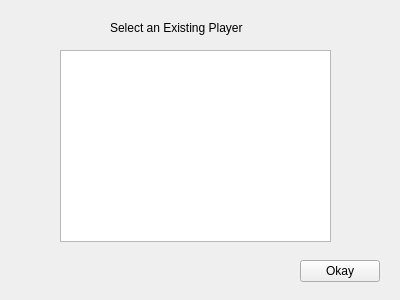
<?xml version="1.0" encoding="UTF-8"?>
<ui version="4.0">
 <class>Widget</class>
 <widget class="QWidget" name="Widget">
  <property name="geometry">
   <rect>
    <x>0</x>
    <y>0</y>
    <width>400</width>
    <height>300</height>
   </rect>
  </property>
  <property name="windowTitle">
   <string>Widget</string>
  </property>
  <widget class="QLabel" name="label">
   <property name="geometry">
    <rect>
     <x>110</x>
     <y>20</y>
     <width>151</width>
     <height>16</height>
    </rect>
   </property>
   <property name="text">
    <string>Select an Existing Player</string>
   </property>
  </widget>
  <widget class="QPushButton" name="okayButton">
   <property name="geometry">
    <rect>
     <x>300</x>
     <y>260</y>
     <width>80</width>
     <height>22</height>
    </rect>
   </property>
   <property name="text">
    <string>Okay</string>
   </property>
  </widget>
  <widget class="QListWidget" name="playerList">
   <property name="geometry">
    <rect>
     <x>60</x>
     <y>50</y>
     <width>271</width>
     <height>192</height>
    </rect>
   </property>
  </widget>
 </widget>
 <layoutdefault spacing="6" margin="11"/>
 <resources/>
 <connections/>
</ui>
